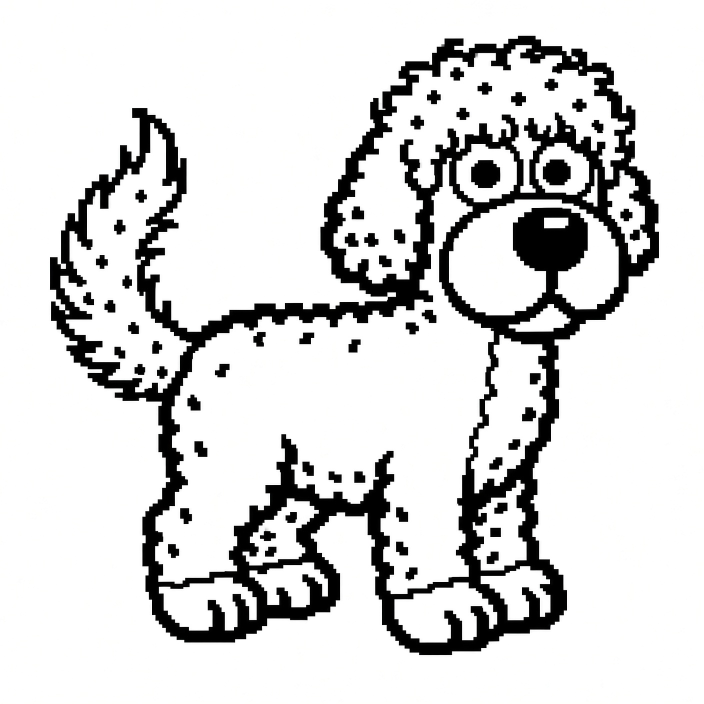
#> input picture reference/imagine_momo/momo-stand.jpg, 1408 x 1408 px (shown at 1/2 size)
$ python make_momo_sprites.py
#> lines starting #> are read from the running program, lines starting #| are printed output that depends on the picture
#> in main, im is the input picture: PIL image 1408x1408 RGB; mean R, G, B 215, 215, 214.9
#!/usr/bin/env python3
"""Cut Imagine Momo stills into Playdate-ready 1-bit sprites.

White interior stays opaque so he punches through grass. Corner-flooded
white becomes transparent. Output is nearest-neighbor scaled into a
fixed cell with feet on the bottom row.
"""

from __future__ import annotations

from pathlib import Path

from PIL import Image

ROOT = Path(__file__).resolve().parents[1]
SRC = ROOT / "reference" / "imagine_momo"
OUT = ROOT / "source" / "images"

CELL_W = 48
CELL_H = 48
FOOT_PAD = 1
SIDE_PAD = 1
INK = 96  # below this luminance → black

# Engine poses only. pee.jpg bakes a puddle; pooed.jpg bakes a pile.
FRAMES = (
    ("momo-stand", "momo-stand.jpg"),
    ("momo-sniff", "momo-sniff.jpg"),
    ("momo-squat", "momo-squat.jpg"),
    ("momo-lift-leg", "momo-lift-leg.jpg"),
    ("momo-walk-2", "momo-walk-2.jpg"),
    ("momo-walk-3", "momo-walk-3.jpg"),
    ("momo-walk-4", "momo-walk-4.jpg"),
)


def threshold(im: Image.Image) -> Image.Image:
    rgb = im.convert("RGB")
    w, h = rgb.size
#> w = 1408; h = 1408
    out = Image.new("RGB", (w, h))
#> out: PIL image 1408x1408 RGB; every value is 0
    px = rgb.load()
    dest = out.load()
    for y in range(h):
        for x in range(w):
            r, g, b = px[x, y]
            dest[x, y] = (0, 0, 0) if (r + g + b) / 3 < INK else (255, 255, 255)
    return out


def flood_background(im: Image.Image) -> Image.Image:
    """White connected to the border → transparent."""
    rgba = im.convert("RGBA")
    w, h = rgba.size
#> w = 1408; h = 1408
    px = rgba.load()
    seen = set()
    stack = []
    for x in range(w):
        stack.append((x, 0))
        stack.append((x, h - 1))
    for y in range(h):
        stack.append((0, y))
        stack.append((w - 1, y))
    while stack:
        x, y = stack.pop()
        if (x, y) in seen or x < 0 or y < 0 or x >= w or y >= h:
            continue
        seen.add((x, y))
        r, g, b, a = px[x, y]
        if a == 0 or r < 250 or g < 250 or b < 250:
            continue
        px[x, y] = (255, 255, 255, 0)
        stack.extend(((x + 1, y), (x - 1, y), (x, y + 1), (x, y - 1)))
#> after the loop, seen = 1109682 items; stack = []
    return rgba


def content_box(im: Image.Image) -> tuple[int, int, int, int]:
    px = im.load()
    w, h = im.size
#> w = 1408; h = 1408
    min_x, min_y, max_x, max_y = w, h, 0, 0
#> min_x = 1408; min_y = 1408; max_x = 0; max_y = 0
    for y in range(h):
        for x in range(w):
            if px[x, y][3] == 0:
                continue
            min_x = min(min_x, x)
            min_y = min(min_y, y)
            max_x = max(max_x, x)
            max_y = max(max_y, y)
    return min_x, min_y, max_x + 1, max_y + 1


def fit_cell(im: Image.Image) -> Image.Image:
    box = content_box(im)
#> box = (100, 72, 1318, 1310)
#> im: PIL image 1408x1408 RGBA
    cropped = im.crop(box)
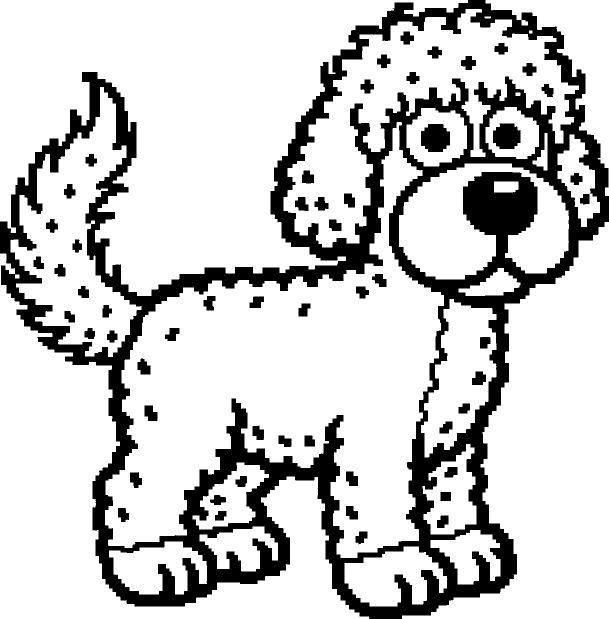
#> cropped: PIL image 1218x1238 RGBA (shown at 1/2 size); mean R, G, B, A 203, 203, 203, 149; transparent parts drawn white
    cw, ch = cropped.size
#> cw = 1218; ch = 1238
    max_w = CELL_W - SIDE_PAD * 2
    max_h = CELL_H - FOOT_PAD
    scale = min(max_w / cw, max_h / ch)
#> scale = 0.0378
    nw = max(1, int(round(cw * scale)))
#> nw = 46
    nh = max(1, int(round(ch * scale)))
#> nh = 47
    scaled = cropped.resize((nw, nh), Image.Resampling.NEAREST)
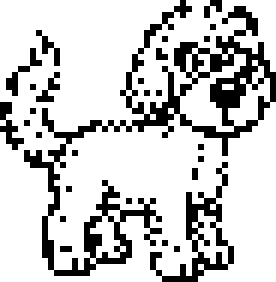
#> scaled: PIL image 46x47 RGBA (shown 6 times larger); mean R, G, B, A 200.7, 200.7, 200.7, 149.1; transparent parts drawn white
    cell = Image.new("RGBA", (CELL_W, CELL_H), (0, 0, 0, 0))
#> cell: PIL image 48x48 RGBA; every value is 0
    x = (CELL_W - nw) // 2
    y = CELL_H - FOOT_PAD - nh
    cell.paste(scaled, (x, y), scaled)
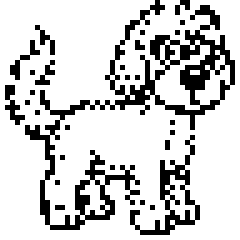
#> cell: PIL image 48x48 RGBA (shown 5 times larger); mean R, G, B, A 89, 89, 89, 139.9; transparent parts drawn white
    return cell


def main() -> None:
    OUT.mkdir(parents=True, exist_ok=True)
    for name, filename in FRAMES:
        src = SRC / filename
        im = Image.open(src)
        sprite = fit_cell(flood_background(threshold(im)))
        dest = OUT / f"{name}.png"
        sprite.save(dest)
        print(f"{dest.relative_to(ROOT)} {sprite.size}")
#| source/images/momo-stand.png (48, 48)
#> pass 2 of the loop in main, `for name, filename in FRAMES:`:
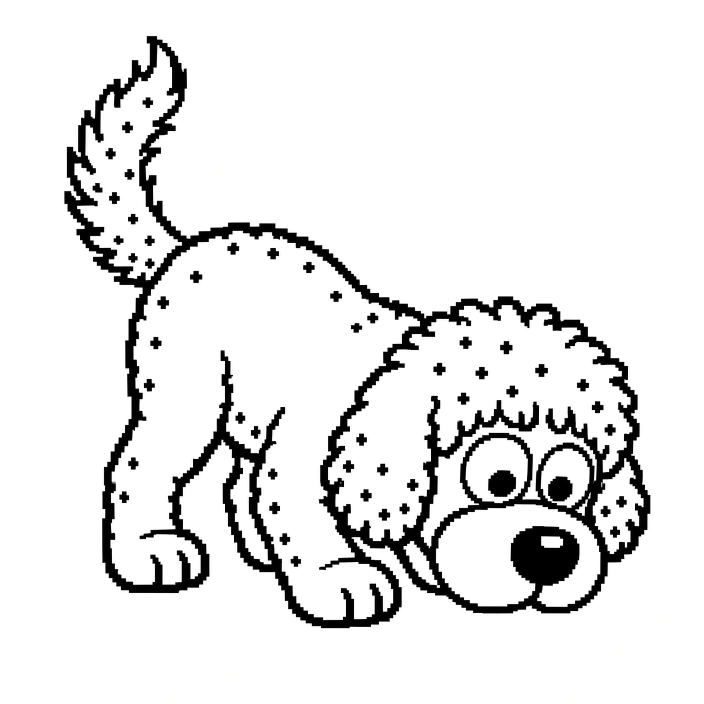
#> input picture reference/imagine_momo/momo-sniff.jpg, 1408 x 1408 px (shown at 1/2 size)
#> in main, im is the input picture: PIL image 1408x1408 RGB; mean R, G, B 229.9, 229.9, 229.9
#> im: PIL image 1408x1408 RGBA
#> in fit_cell (call 2), `cropped = im.crop(box)`:
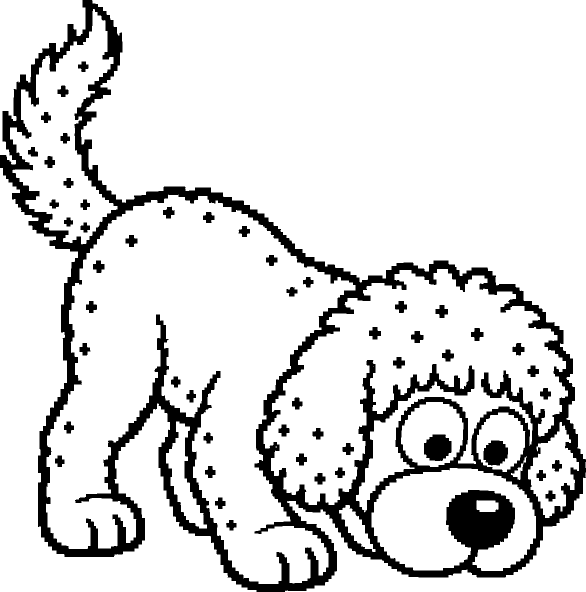
#> cropped: PIL image 1172x1184 RGBA (shown at 1/2 size); mean R, G, B, A 219.7, 219.7, 219.7, 130.2; transparent parts drawn white
#> scaled: PIL image 46x46 RGBA
#> in fit_cell (call 2), `cell.paste(scaled, (x, y), scaled)`:
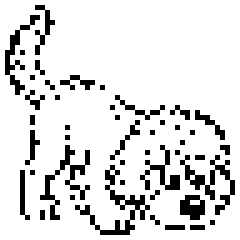
#> cell: PIL image 48x48 RGBA (shown 5 times larger); mean R, G, B, A 85.7, 85.7, 85.7, 119.5; transparent parts drawn white
#| source/images/momo-sniff.png (48, 48)
#> pass 3 of the loop in main, `for name, filename in FRAMES:`:
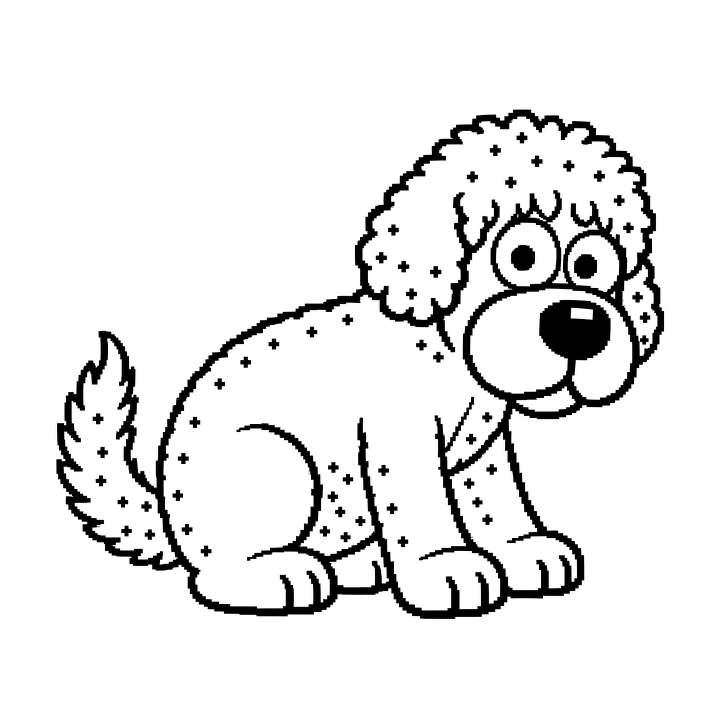
#> input picture reference/imagine_momo/momo-squat.jpg, 1408 x 1408 px (shown at 1/2 size)
#> in main, im is the input picture: PIL image 1408x1408 RGB; mean R, G, B 231.6, 231.6, 231.6
#> im: PIL image 1408x1408 RGBA
#> in fit_cell (call 3), `cropped = im.crop(box)`:
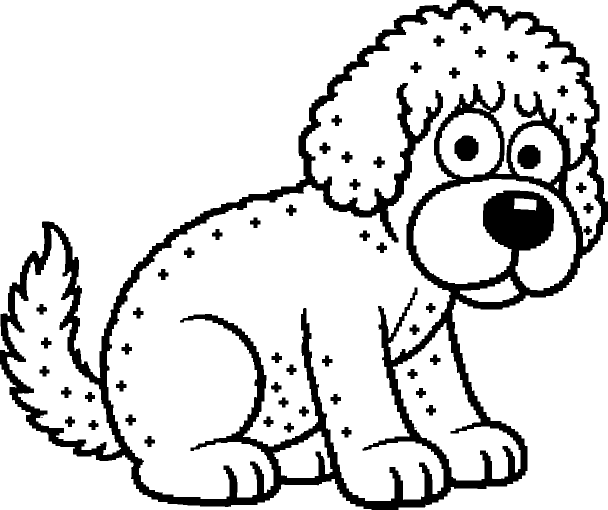
#> cropped: PIL image 1215x1019 RGBA (shown at 1/2 size); mean R, G, B, A 218.1, 218.1, 218.1, 150.4; transparent parts drawn white
#> scaled: PIL image 46x39 RGBA
#> in fit_cell (call 3), `cell.paste(scaled, (x, y), scaled)`:
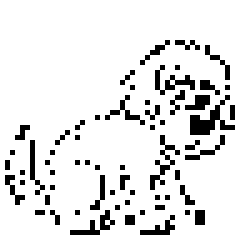
#> cell: PIL image 48x48 RGBA (shown 5 times larger); mean R, G, B, A 87.7, 87.7, 87.7, 116.2; transparent parts drawn white
#| source/images/momo-squat.png (48, 48)
#> the loop made 7 passes; the first 3 are shown


if __name__ == "__main__":
#> (the run stopped early here; a loop or call above may not have finished)
